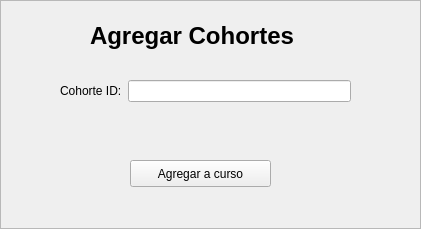
<?xml version="1.0" encoding="UTF-8"?>
<ui version="4.0">
 <class>VentanaAgregarCohorte</class>
 <widget class="QFrame" name="VentanaAgregarCohorte">
  <property name="geometry">
   <rect>
    <x>0</x>
    <y>0</y>
    <width>421</width>
    <height>229</height>
   </rect>
  </property>
  <property name="windowTitle">
   <string>Frame</string>
  </property>
  <property name="frameShape">
   <enum>QFrame::StyledPanel</enum>
  </property>
  <property name="frameShadow">
   <enum>QFrame::Raised</enum>
  </property>
  <widget class="QLabel" name="etiquetaTitulo">
   <property name="geometry">
    <rect>
     <x>90</x>
     <y>20</y>
     <width>221</width>
     <height>31</height>
    </rect>
   </property>
   <property name="font">
    <font>
     <pointsize>18</pointsize>
     <weight>75</weight>
     <bold>true</bold>
    </font>
   </property>
   <property name="text">
    <string>Agregar Cohortes</string>
   </property>
  </widget>
  <widget class="QWidget" name="formLayoutWidget">
   <property name="geometry">
    <rect>
     <x>60</x>
     <y>80</y>
     <width>291</width>
     <height>51</height>
    </rect>
   </property>
   <layout class="QFormLayout" name="formLayout">
    <item row="0" column="0">
     <widget class="QLabel" name="etiquetaCohorteID">
      <property name="text">
       <string>Cohorte ID:</string>
      </property>
     </widget>
    </item>
    <item row="0" column="1">
     <widget class="QLineEdit" name="campoCohorteID"/>
    </item>
   </layout>
  </widget>
  <widget class="QPushButton" name="botonAgregar">
   <property name="geometry">
    <rect>
     <x>130</x>
     <y>160</y>
     <width>141</width>
     <height>27</height>
    </rect>
   </property>
   <property name="text">
    <string>Agregar a curso</string>
   </property>
  </widget>
 </widget>
 <resources/>
 <connections/>
</ui>
